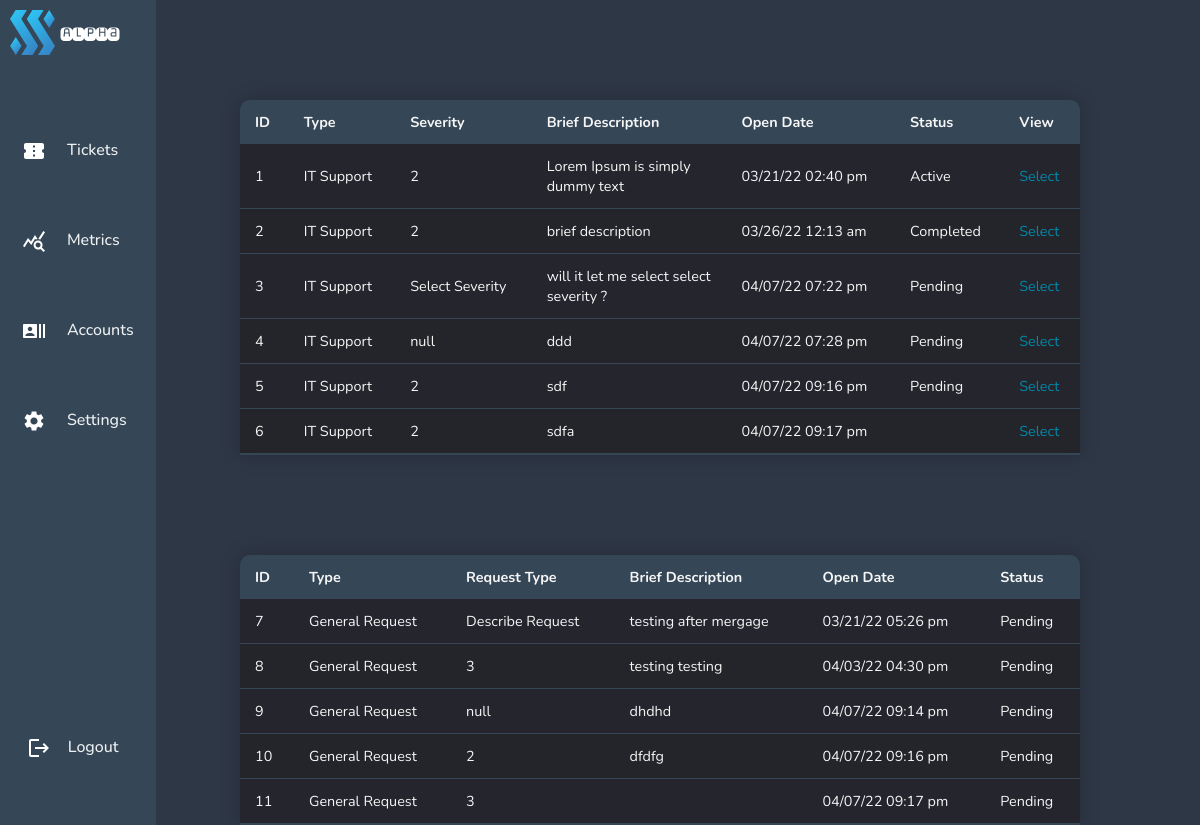
/pages/adviewtest.php, run on an earlier commit of the app's database.
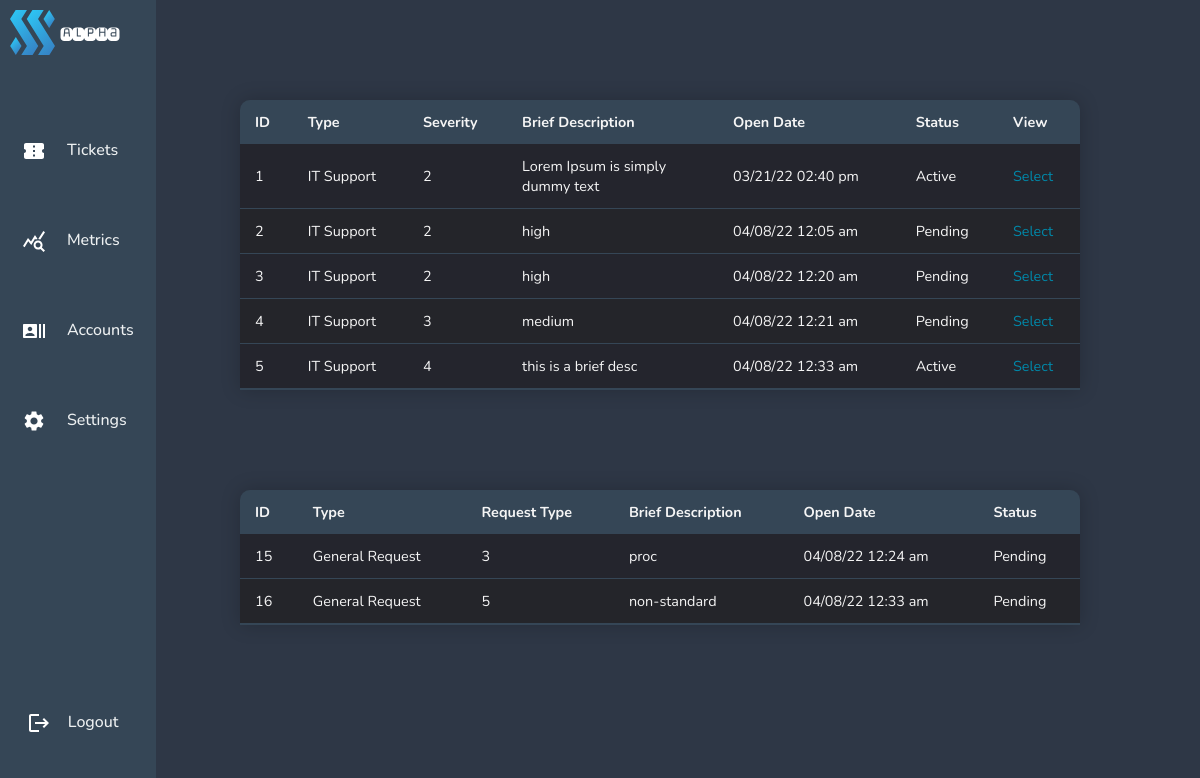
And on a later commit of the database.
### tables this page shows
CREATE TABLE "itticket" (
	"id"	INTEGER,
	"user"	INTEGER,
	"type"	TEXT,
	"severity"	TEXT,
	"brief"	INTEGER,
	"full"	TEXT,
	"createdon"	TEXT,
	"status"	TEXT,
	"comment"	TEXT,
	"updatedon"	TEXT,
	PRIMARY KEY("id"),
	FOREIGN KEY("severity") REFERENCES "itsupportservices"("id")
);

CREATE TABLE "requestticket" (
	"id"	INTEGER,
	"user"	INTEGER,
	"type"	TEXT,
	"request"	TEXT,
	"brief"	TEXT,
	"full"	TEXT,
	"status"	TEXT,
	"createdon"	TEXT,
	PRIMARY KEY("id" AUTOINCREMENT)
);

### pages/adviewtest.php (the view, shortened to what this page needs)
<!DOCTYPE html>
<html lang="en">
<head>
    <?php include'../navigation/admindashnavbar.php';
    require ('../config/dbcon.php'); ?>
    <link rel="stylesheet" href="../navigation/admindashnavbar.css">
    <link rel="stylesheet" href="../css/admintickettable.css">
</head>
<body bgcolor="#2E3746">
<div class="full-screen-container">
    <?php
    $query = "SELECT * FROM itticket";
    $statement = $conn->prepare($query);
    $statement->execute();
    $statement->setFetchMode(PDO::FETCH_OBJ);
    $result = $statement->fetchAll();
    ?>
    <table class="ticket-table">
        <thead>
        <tr>
            <th>ID</th>
            <th>Type</th>
            <th>Severity</th>
            <th>Brief Description</th>
            <th>Open Date</th>
            <th>Status</th>
            <th>View</th>
        </tr>
        </thead>
        <?php foreach($result as $data) { ?>
            <tr>
                <td><?= $data->id; ?> </td>
                <td><?= $data->type; ?> </td>
                <td><?= $data->severity; ?> </td>
                <td><?= $data->brief; ?> </td>
                <td><?= $data->createdon ?> </td>
                <td><?= $data->status; ?> </td>
                <td>
                    <a href="../pages/admin-select-ticket.php?id=<?= $data->id; ?>" class="selectbutton">Select</a>
                </td>
            </tr>
            <?php
        }
        ?>
    </table>
    <?php
    $query = "SELECT * FROM requestticket";
    $statement = $conn->prepare($query);
    $statement->execute();
    $statement->setFetchMode(PDO::FETCH_OBJ);
    $result = $statement->fetchAll();
    ?>
    <table class="ticket-table" >
        <thead>
        <tr>
            <th>ID</th>
            <th>Type</th>
            <th>Request Type</th>
            <th>Brief Description</th>
            <th>Open Date</th>
            <th>Status</th>
        </tr>
        </thead>
        <?php foreach($result as $data) { ?>
            <tr>
                <td><?= $data->id; ?> </td>
                <td><?= $data->type; ?> </td>
                <td><?= $data->request; ?> </td>
                <td><?= $data->brief; ?> </td>
                <td><?= $data->createdon; ?> </td>
                <td><?= $data->status; ?> </td>
            </tr>
            <?php
        }
        ?>
    </table>
</div>
</body>
</html>

What changed in the data, as far as the page shows it:
removed itticket: id "6", type "IT Support", severity "2", brief "sdfa", createdon "04/07/22 09:17 pm"
removed requestticket: id "7", type "General Request", request "Describe Request", brief "testing after mergage", createdon "03/21/22 05:26 pm", status "Pending"
removed requestticket: id "8", type "General Request", request "3", brief "testing testing", createdon "04/03/22 04:30 pm", status "Pending"
removed requestticket: id "9", type "General Request", request "null", brief "dhdhd", createdon "04/07/22 09:14 pm", status "Pending"
removed requestticket: id "10", type "General Request", request "2", brief "dfdfg", createdon "04/07/22 09:16 pm", status "Pending"
removed requestticket: id "11", type "General Request", request "3", createdon "04/07/22 09:17 pm", status "Pending"
changed itticket id 2: brief "brief description" → "high"; createdon "03/26/22 12:13 am" → "04/08/22 12:05 am"; status "Completed" → "Pending"
changed itticket id 3: severity "Select Severity" → "2"; brief "will it let me select select severity ?" → "high"; createdon "04/07/22 07:22 pm" → "04/08/22 12:20 am"
changed itticket id 4: severity "null" → "3"; brief "ddd" → "medium"; createdon "04/07/22 07:28 pm" → "04/08/22 12:21 am"
changed itticket id 5: severity "2" → "4"; brief "sdf" → "this is a brief desc"; createdon "04/07/22 09:16 pm" → "04/08/22 12:33 am"; status "Pending" → "Active"
added requestticket: id "15", type "General Request", request "3", brief "proc", createdon "04/08/22 12:24 am", status "Pending"
added requestticket: id "16", type "General Request", request "5", brief "non-standard", createdon "04/08/22 12:33 am", status "Pending"
